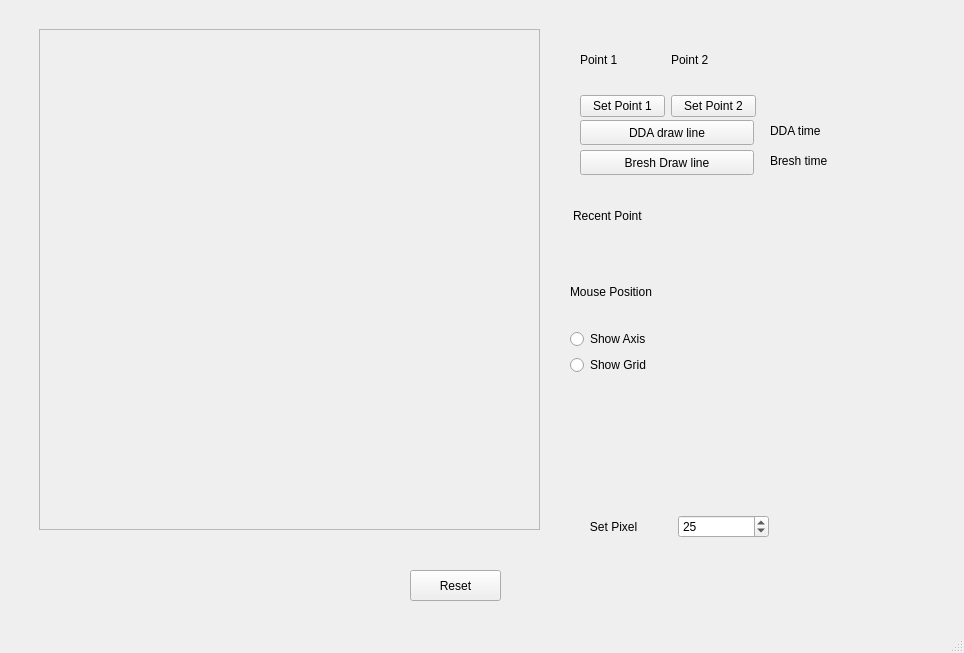
<?xml version="1.0" encoding="UTF-8"?>
<ui version="4.0">
 <class>MainWindow</class>
 <widget class="QMainWindow" name="MainWindow">
  <property name="geometry">
   <rect>
    <x>0</x>
    <y>0</y>
    <width>964</width>
    <height>653</height>
   </rect>
  </property>
  <property name="windowTitle">
   <string>MainWindow</string>
  </property>
  <widget class="QWidget" name="centralwidget">
   <widget class="frame_widget" name="frame">
    <property name="geometry">
     <rect>
      <x>39</x>
      <y>29</y>
      <width>501</width>
      <height>501</height>
     </rect>
    </property>
    <property name="frameShape">
     <enum>QFrame::StyledPanel</enum>
    </property>
    <property name="frameShadow">
     <enum>QFrame::Raised</enum>
    </property>
   </widget>
   <widget class="QWidget" name="layoutWidget">
    <property name="geometry">
     <rect>
      <x>570</x>
      <y>260</y>
      <width>191</width>
      <height>115</height>
     </rect>
    </property>
    <layout class="QVBoxLayout" name="verticalLayout_2">
     <item>
      <layout class="QHBoxLayout" name="horizontalLayout_2">
       <item>
        <widget class="QLabel" name="button">
         <property name="text">
          <string>Mouse Position</string>
         </property>
        </widget>
       </item>
      </layout>
     </item>
     <item>
      <layout class="QVBoxLayout" name="verticalLayout">
       <item>
        <widget class="QRadioButton" name="radioButton">
         <property name="text">
          <string>Show Axis</string>
         </property>
         <property name="autoExclusive">
          <bool>false</bool>
         </property>
        </widget>
       </item>
       <item>
        <widget class="QRadioButton" name="radioButton_2">
         <property name="text">
          <string>Show Grid</string>
         </property>
         <property name="autoExclusive">
          <bool>false</bool>
         </property>
        </widget>
       </item>
      </layout>
     </item>
    </layout>
   </widget>
   <widget class="QWidget" name="layoutWidget">
    <property name="geometry">
     <rect>
      <x>580</x>
      <y>30</y>
      <width>176</width>
      <height>87</height>
     </rect>
    </property>
    <layout class="QVBoxLayout" name="verticalLayout_5">
     <item>
      <layout class="QVBoxLayout" name="verticalLayout_3">
       <item>
        <layout class="QHBoxLayout" name="horizontalLayout_4">
         <item>
          <widget class="QLabel" name="label_1">
           <property name="text">
            <string>Point 1</string>
           </property>
          </widget>
         </item>
         <item>
          <widget class="QLabel" name="label_2">
           <property name="text">
            <string>Point 2</string>
           </property>
          </widget>
         </item>
        </layout>
       </item>
       <item>
        <layout class="QHBoxLayout" name="horizontalLayout_5">
         <item>
          <widget class="QPushButton" name="pushButton_2">
           <property name="text">
            <string>Set Point 1</string>
           </property>
          </widget>
         </item>
         <item>
          <widget class="QPushButton" name="pushButton">
           <property name="text">
            <string>Set Point 2</string>
           </property>
          </widget>
         </item>
        </layout>
       </item>
      </layout>
     </item>
    </layout>
   </widget>
   <widget class="QPushButton" name="pushButton_4">
    <property name="geometry">
     <rect>
      <x>410</x>
      <y>570</y>
      <width>91</width>
      <height>31</height>
     </rect>
    </property>
    <property name="text">
     <string>Reset</string>
    </property>
   </widget>
   <widget class="QPushButton" name="pushButton_5">
    <property name="geometry">
     <rect>
      <x>580</x>
      <y>150</y>
      <width>174</width>
      <height>25</height>
     </rect>
    </property>
    <property name="text">
     <string>Bresh Draw line</string>
    </property>
   </widget>
   <widget class="QPushButton" name="pushButton_3">
    <property name="geometry">
     <rect>
      <x>580</x>
      <y>120</y>
      <width>174</width>
      <height>25</height>
     </rect>
    </property>
    <property name="text">
     <string>DDA draw line</string>
    </property>
   </widget>
   <widget class="QWidget" name="layoutWidget">
    <property name="geometry">
     <rect>
      <x>580</x>
      <y>500</y>
      <width>189</width>
      <height>53</height>
     </rect>
    </property>
    <layout class="QHBoxLayout" name="horizontalLayout_3">
     <item>
      <widget class="QLabel" name="label">
       <property name="text">
        <string>   Set Pixel</string>
       </property>
      </widget>
     </item>
     <item>
      <widget class="QSpinBox" name="spinBox">
       <property name="maximum">
        <number>150</number>
       </property>
       <property name="value">
        <number>25</number>
       </property>
      </widget>
     </item>
    </layout>
   </widget>
   <widget class="QLabel" name="coord">
    <property name="geometry">
     <rect>
      <x>690</x>
      <y>280</y>
      <width>91</width>
      <height>22</height>
     </rect>
    </property>
    <property name="text">
     <string/>
    </property>
   </widget>
   <widget class="QWidget" name="horizontalLayoutWidget">
    <property name="geometry">
     <rect>
      <x>690</x>
      <y>190</y>
      <width>101</width>
      <height>51</height>
     </rect>
    </property>
    <layout class="QHBoxLayout" name="horizontalLayout">
     <item>
      <widget class="QLabel" name="label_3">
       <property name="text">
        <string/>
       </property>
      </widget>
     </item>
    </layout>
   </widget>
   <widget class="QWidget" name="horizontalLayoutWidget_2">
    <property name="geometry">
     <rect>
      <x>573</x>
      <y>190</y>
      <width>101</width>
      <height>51</height>
     </rect>
    </property>
    <layout class="QHBoxLayout" name="horizontalLayout_6">
     <item>
      <widget class="QLabel" name="label_4">
       <property name="text">
        <string>Recent Point</string>
       </property>
      </widget>
     </item>
    </layout>
   </widget>
   <widget class="QLabel" name="label_5">
    <property name="geometry">
     <rect>
      <x>770</x>
      <y>120</y>
      <width>121</width>
      <height>21</height>
     </rect>
    </property>
    <property name="text">
     <string>DDA time</string>
    </property>
   </widget>
   <widget class="QLabel" name="label_6">
    <property name="geometry">
     <rect>
      <x>770</x>
      <y>150</y>
      <width>121</width>
      <height>21</height>
     </rect>
    </property>
    <property name="text">
     <string>Bresh time</string>
    </property>
   </widget>
  </widget>
  <widget class="QStatusBar" name="statusbar"/>
  <action name="actionCreate_New">
   <property name="text">
    <string>Create New</string>
   </property>
  </action>
 </widget>
 <customwidgets>
  <customwidget>
   <class>frame_widget</class>
   <extends>QFrame</extends>
   <header>frame_widget.h</header>
   <container>1</container>
  </customwidget>
 </customwidgets>
 <resources/>
 <connections/>
</ui>
